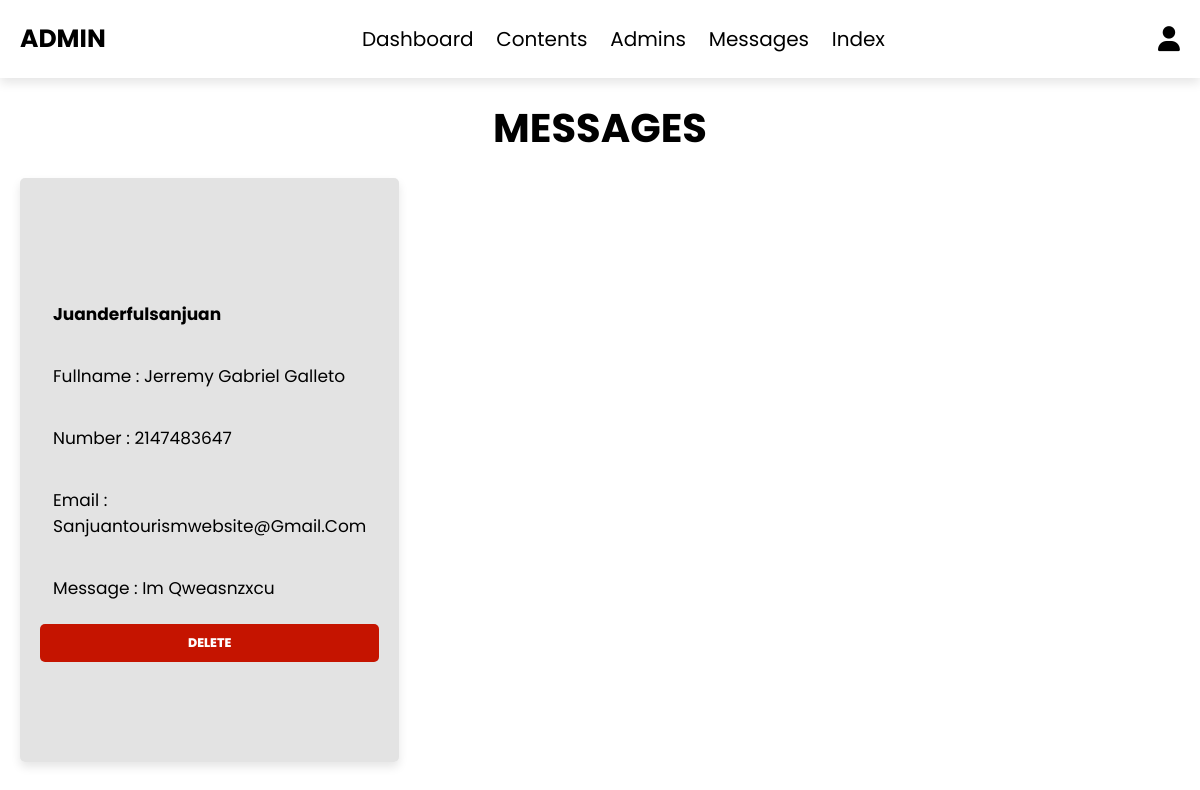
Screenshot of /admin/page-messages.php (signed in) with the database file from the repository.
### tables this page shows
CREATE TABLE `contact_form` (
  `id` int(11) NOT NULL,
  `place_id` int(10) NOT NULL,
  `place_name` varchar(50) NOT NULL,
  `fullname` varchar(70) NOT NULL,
  `email` varchar(100) NOT NULL,
  `number` int(12) NOT NULL,
  `message` varchar(1000) NOT NULL
);

### admin/page-messages.php (the view, shortened to what this page needs)
<?php
include '../components/connect.php';
?>
<!DOCTYPE html>
<html lang="en">
<head>
   <link rel="stylesheet" href="https://cdnjs.cloudflare.com/ajax/libs/font-awesome/6.1.1/css/all.min.css">
   <link rel="stylesheet" href="../css/admin_style.css">
</head>
<body>
<?php include '../components/admin_header.php'; ?>
<section class="dashboard">
<h1 class="heading">messages</h1>
<div class="box-container">
   <?php
      $select_messages = $conn->prepare("SELECT * FROM `contact_form` WHERE place_id = '0'");
      $select_messages->execute();
      if($select_messages->rowCount() > 0){
         while($fetch_message = $select_messages->fetch(PDO::FETCH_ASSOC)){
   ?>
   <div class="box">
      <p><b><?= $fetch_message['place_name']; ?></b></p>
      <p> Fullname : <span><?= $fetch_message['fullname']; ?></span></p>
      <p> Number : <span><?= $fetch_message['number']; ?></span></p>
      <p> Email : <span><?= $fetch_message['email']; ?></span></p>
      <p> Message : <span><?= $fetch_message['message']; ?></span></p>
      <a href="messages.php?delete=<?= $fetch_message['id']; ?>" onclick="return confirm('delete this message?');" class="delete-btn">delete</a>
   </div>
   <?php
         }
      }else{
         echo '<p class="empty">you have no messages</p>';
      }
   ?>
</div>
</section>
</body>
</html>

### css/admin_style.css (style rules this page uses)
:root { --primary-color:#043263; --secondary-color:#239EFE; --text-color: #000000; --bg-color:#fff; --modal-color:#F4F7FF; --body-font: 'Poppins', sans-serif; --bigger-font-size: 3rem; --big-font-size: 2rem; --h1-font-size: 1.5rem; --h2-font-size: 1.25rem; --h3-font-size: 1.125rem; --normal-font-size: .938rem; --small-font-size: .813rem; --smaller-font-size: .75rem; --font-medium: 500; --font-semi-bold: 600; --font-bold: 800; --mb-0-25: .25rem; --mb-0-5: .5rem; --mb-0-75: .75rem; --mb-1: 1rem; --mb-1-5: 1.5rem; --mb-2: 2rem; --mb-2-5: 2.5rem; --mb-3: 3rem; --z-tooltip: 10; --z-fixed: 100; --z-modal: 1000; }
@media screen and (min-width: 968px) { :root { --bigger-font-size: 4rem; --big-font-size: 3rem; --h1-font-size: 2.25rem; --h2-font-size: 1.5rem; --h3-font-size: 1.25rem; --normal-font-size: 1rem; --small-font-size: .875rem; --smaller-font-size: .813rem; } }
* { font-family: 'Poppins', sans-serif; margin:0; padding:0; box-sizing: border-box; outline: none; border:none; text-decoration: none; }
html { font-size: 62.5%; overflow-x: hidden; }
body { background-color: #ffffff; }
section { padding:2rem; max-width: 1200px; margin:0 auto; }
.heading { font-size: 4rem; color:rgb(0, 0, 0); margin-bottom: 2rem; text-align: center; text-transform: uppercase; }
.btn, .delete-btn, .option-btn { display: block; width: 100%; margin-top: 1rem; border-radius: .5rem; padding:1rem 3rem; font-size: var(--h3-font-size); font-weight: var(--font-bold); text-transform: uppercase; color:#fff; cursor: pointer; text-align: center; }
.delete-btn { background-color:#c51400; }
.dashboard .box-container { display: grid; grid-template-columns: repeat(4, 1fr); gap: 1.5rem; }
.dashboard .box-container .box { padding: 10rem 2rem; box-shadow:0 .5rem 1rem rgba(0,0,0,.1); border-radius: .5rem; background-color:rgba(212, 212, 212, 0.637); }
.dashboard .box-container .box p { padding:1.3rem; border-radius: .5rem; background-color:#ffffff00; font-size: 1.7rem; color:rgb(0, 0, 0); margin:1rem 0; text-transform: capitalize; }

### rows the page displays
contact_form: place_name "Juanderfulsanjuan", fullname "Jerremy Gabriel Galleto", number "2147483647", email "Sanjuantourismwebsite@gmail.com", message "Im Qweasnzxcu"
